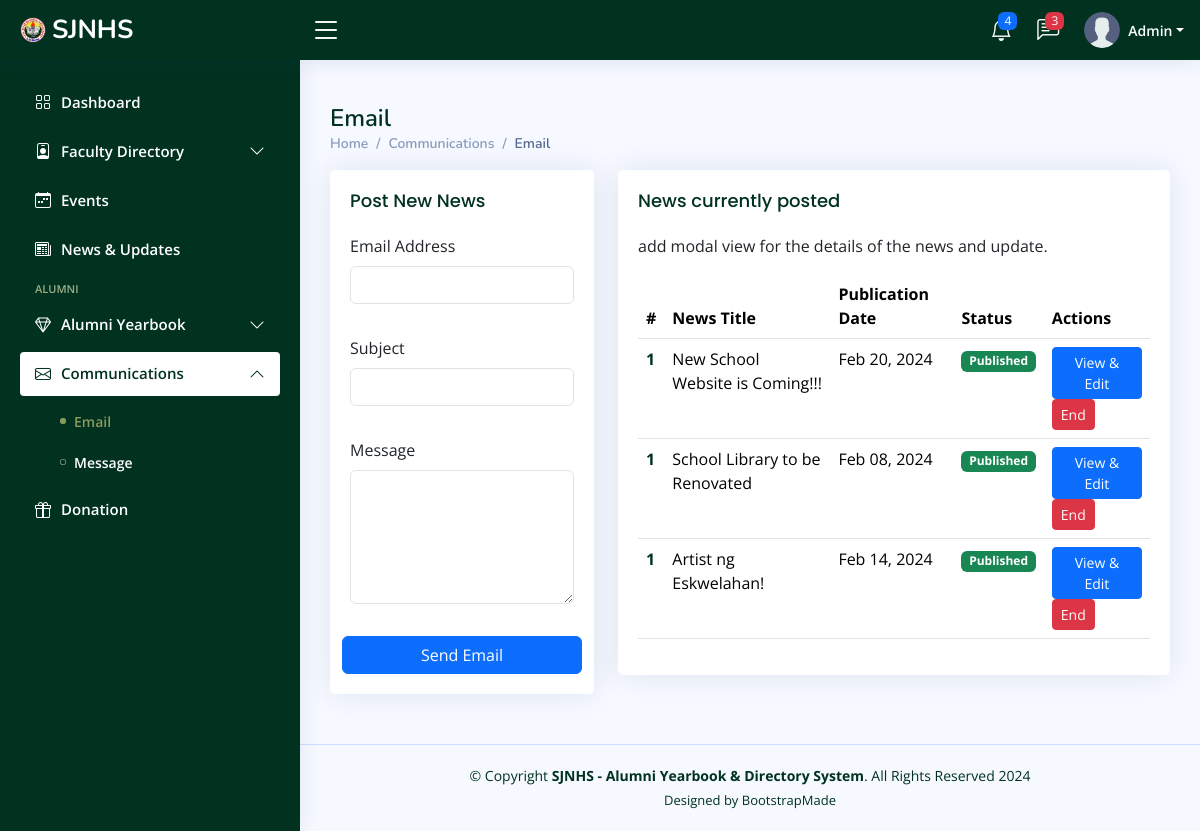
The page /admin/email.php (signed in) on the database as committed earlier.
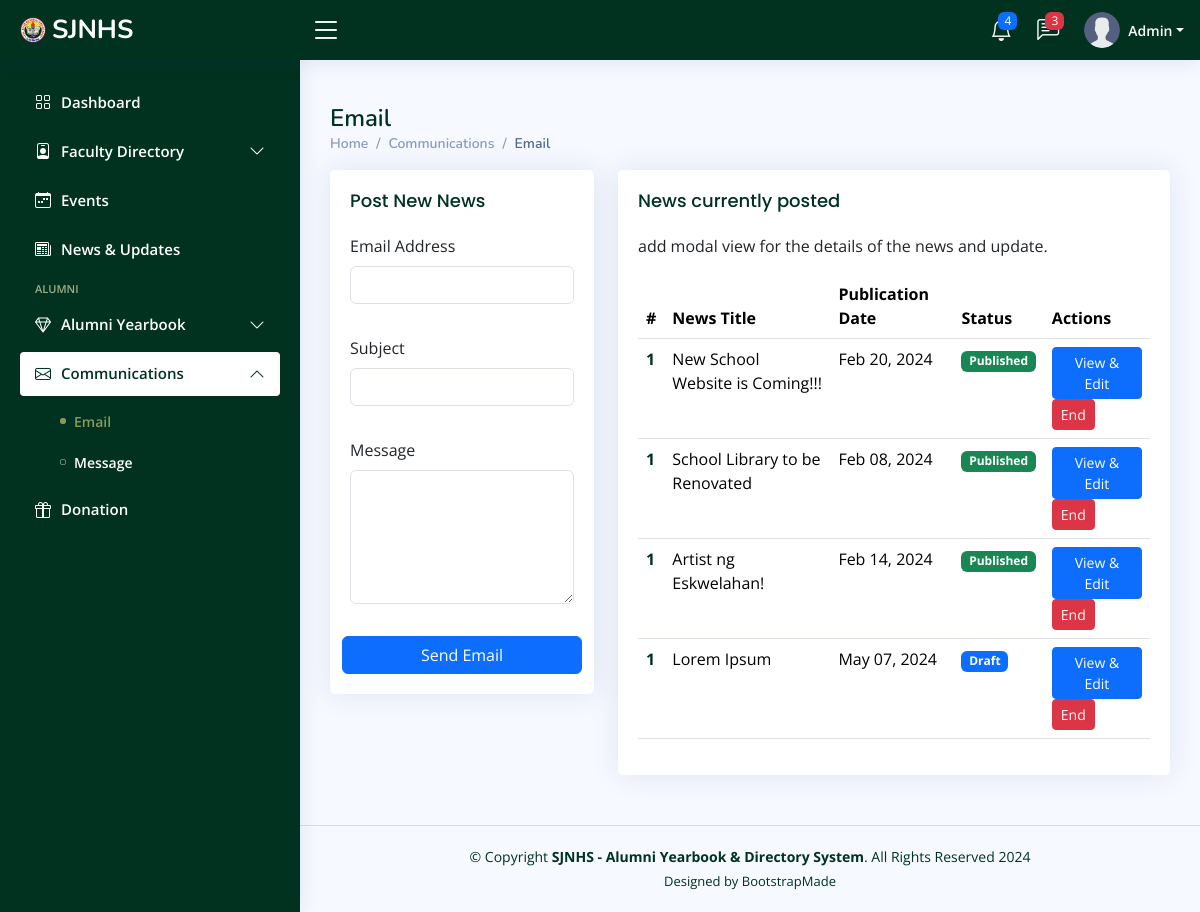
The same page on the database as committed later.
### tables this page shows
CREATE TABLE `news` (
  `id` int(11) NOT NULL,
  `newsCode` varchar(255) NOT NULL,
  `title` varchar(255) NOT NULL,
  `content` text NOT NULL,
  `publication_date` date NOT NULL,
  `newsStatus` int(11) NOT NULL,
  `newsPicture` varchar(255) NOT NULL,
  `date_created` timestamp NOT NULL DEFAULT current_timestamp()
);

### admin/email.php (the view, shortened to what the changed rows need)
<?php
include_once 'includes/header.php';
include_once 'includes/conn.php';
?>
<main id="main" class="main">
    <div class="pagetitle">
        <h1>Email</h1>
    </div>
    <section class="section">
        <div class="row">
            <div class="col-lg-8">
                <div class="card">
                    <div class="card-body">
                        <table class="table datatable">
                            <thead>
                                <tr>
                                    <th scope="col">#</th>
                                    <th scope="col">News Title</th>
                                    <th scope="col">Publication Date</th>
                                    <th scope="col">Status</th>
                                    <th scope="col">Actions</th>
                                </tr>
                            </thead>
                            <tbody>
                                <?php
                            $sql = "SELECT * FROM news";
                            $result = mysqli_query($conn, $sql);
                            $count = 1;
                            if (mysqli_num_rows($result) > 0) {
                                while ($row = mysqli_fetch_assoc($result)) {
                                    echo "<tr>";
                                    echo "<th scope='row'><a href='#'>$count</a></th>";
                                    echo "<td>{$row['title']}</td>";
                                    echo "<td>" . date("M d, Y", strtotime($row['publication_date'])) . "</td>";                                    echo "<td>";
                                    switch ($row['newsStatus']) {
                                        case "1":
                                            echo '<span class="badge bg-success">Published</span>';
                                            break;
                                        case "2":
                                            echo '<span class="badge bg-primary">Draft</span>';
                                            break;
                                    }echo "</td>";
                                    echo "<td>
                                            <button class='btn btn-primary btn-sm' onclick='viewEditNews({$row['id']})' data-bs-toggle='modal' data-bs-target='#newsModal'>View &amp; Edit</button>
                                            <button class='btn btn-danger btn-sm'>End</button>
                                        </td>";
                                    echo "</tr>";
                                }
                            } else {
                                echo "<tr><td colspan='5'>No news found</td></tr>";
                            }
                            ?>
                            </tbody>
                        </table>
                    </div>
                </div>
            </div>
        </div>
    </section>
</main>
<?php
include_once 'includes/footer.php';
?>

Rows that differ between the two databases and show on the page:
added news: title "Lorem Ipsum", publication_date "May 07, 2024", newsStatus "Draft"
